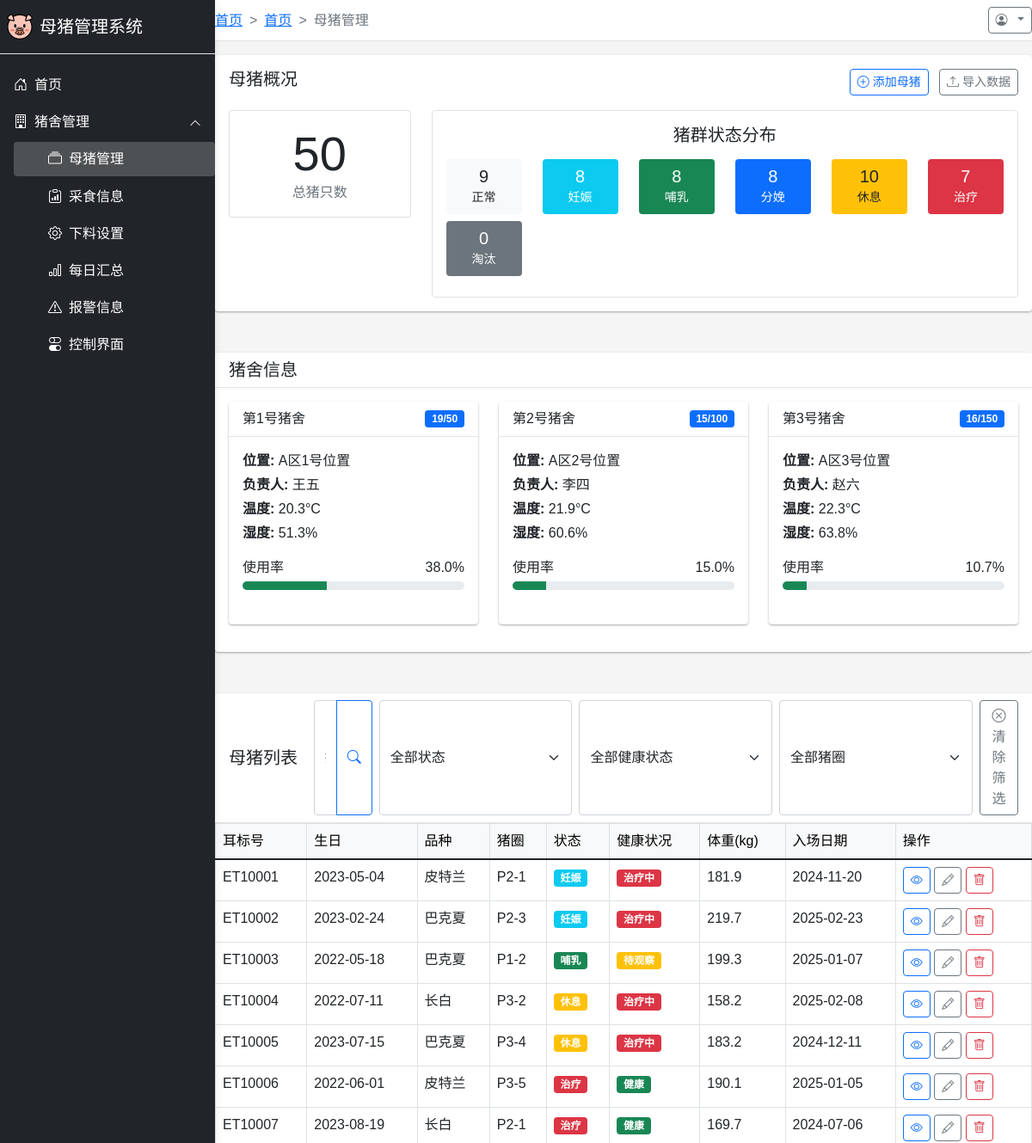
The app's page /pig/management (upper part), older data.
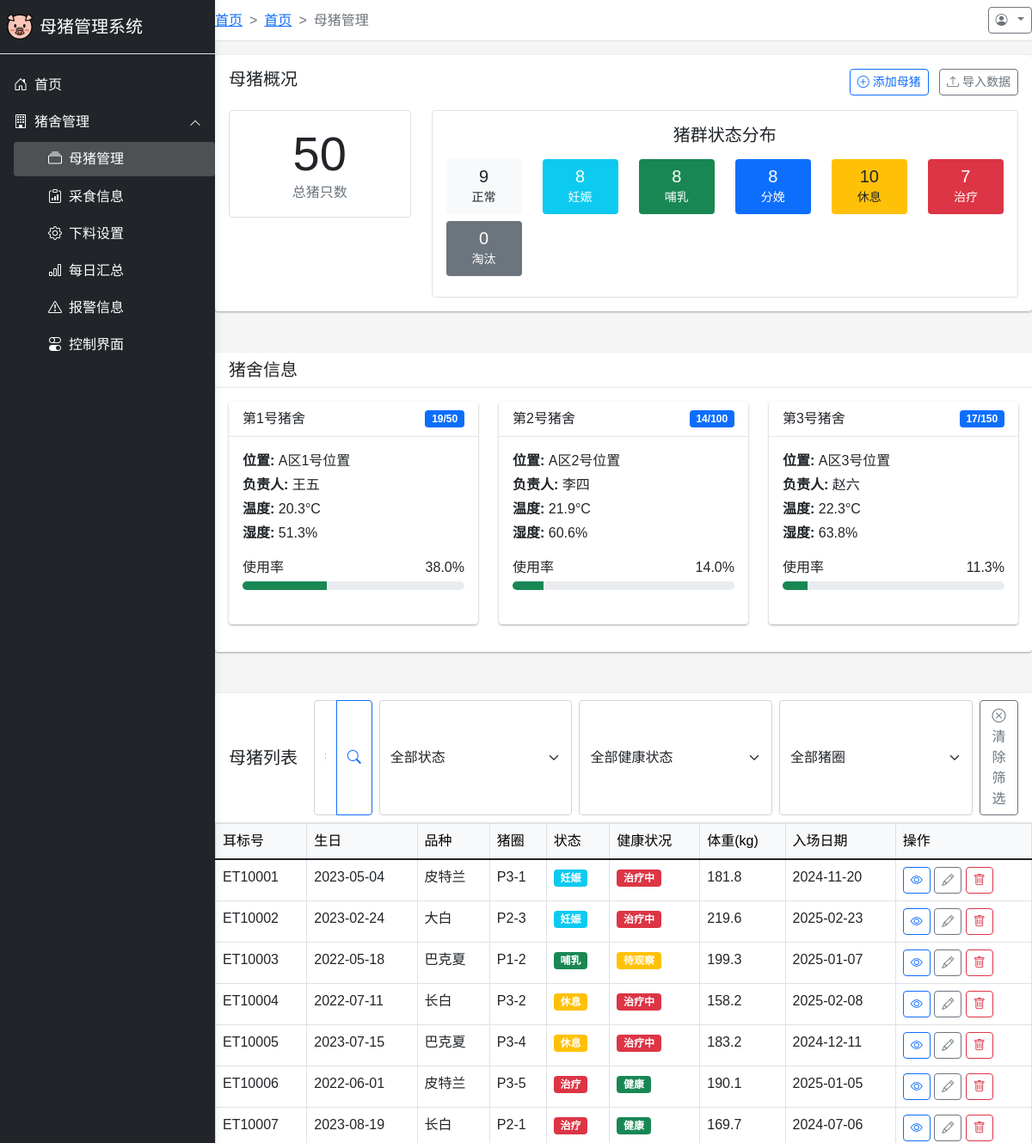
The same page, newer data.
### app/models/database.py (models this page shows)
class PigHouse(Base):
    __tablename__ = "pig_houses"
    id = Column(Integer, primary_key=True, index=True)
    name = Column(String(50), unique=True, index=True)
    location = Column(String(100))
    capacity = Column(Integer)  # 最大容量
    current_count = Column(Integer, default=0)  # 当前数量
    manager = Column(String(50))  # 负责人
    temperature = Column(Float)  # 当前温度
    humidity = Column(Float)  # 当前湿度
    created_at = Column(DateTime, default=datetime.now)
    pens = relationship("PigPen", back_populates="pig_house")

class Pig(Base):
    __tablename__ = "pigs"
    id = Column(Integer, primary_key=True, index=True)
    ear_tag = Column(String(50), unique=True, index=True)  # 耳标号
    birth_date = Column(DateTime)
    breed = Column(String(50))  # 品种
    gender = Column(String(10))  # 性别
    weight = Column(Float)
    status = Column(String(20))
    pen_id = Column(Integer, ForeignKey("pig_pens.id"))
    health_status = Column(String(20), default="健康")
    entry_date = Column(DateTime, default=datetime.now)
    last_update = Column(DateTime, default=datetime.now, onupdate=datetime.now)
    notes = Column(Text, nullable=True)
    pen = relationship("PigPen", back_populates="pigs")
    feeding_records = relationship("FeedingRecord", back_populates="pig")
    health_records = relationship("HealthRecord", back_populates="pig")
    breeding_records = relationship("BreedingRecord", back_populates="pig")

class PigPen(Base):
    __tablename__ = "pig_pens"
    id = Column(Integer, primary_key=True, index=True)
    pen_number = Column(String(20), unique=True, index=True)
    pig_house_id = Column(Integer, ForeignKey("pig_houses.id"))
    capacity = Column(Integer)  # 最大容量
    current_count = Column(Integer, default=0)
    type = Column(String(20))  # 圈舍类型：妊娠舍、分娩舍、保育舍等
    area = Column(Float)  # 面积(平方米)
    created_at = Column(DateTime, default=datetime.now)
    pig_house = relationship("PigHouse", back_populates="pens")
    pigs = relationship("Pig", back_populates="pen")

### app/routes/pig.py (the view)
@router.get("/management", response_class=HTMLResponse)
async def pig_management(
    request: Request,
    keyword: Optional[str] = None,
    status: Optional[str] = None,
    health_status: Optional[str] = None,
    pen_id: Optional[int] = None,
    db: Session = Depends(get_db),
    user = Depends(get_current_user)
):
    pig_houses = db.query(PigHouse).all()
    pig_pens = db.query(PigPen).all()
    query = db.query(Pig)
    if keyword:
        query = query.filter(Pig.ear_tag.like(f'%{keyword}%'))
    if status:
        query = query.filter(Pig.status == status)
    if health_status:
        query = query.filter(Pig.health_status == health_status)
    if pen_id:
        query = query.filter(Pig.pen_id == pen_id)
    pigs = query.all()
    status_counts = {}
    for status in ["正常", "妊娠", "哺乳", "分娩", "休息", "治疗", "淘汰"]:
        status_counts[status] = len([p for p in pigs if p.status == status])
    health_counts = {}
    for status in ["健康", "待观察", "治疗中", "隔离中"]:
        health_counts[status] = len([p for p in pigs if p.health_status == status])
    recent_pigs = sorted(pigs, key=lambda x: x.entry_date, reverse=True)[:5]
    return templates.TemplateResponse("pig/management.html", {
        "request": request,
        "user": user,
        "page_title": "母猪管理",
        "pig_houses": pig_houses,
        "pig_pens": pig_pens,
        "pigs": pigs,
        "status_counts": status_counts,
        "health_counts": health_counts,
        "recent_pigs": recent_pigs,
        "total_count": len(pigs),
        "keyword": keyword,
        "filter_status": status,
        "filter_health_status": health_status,
        "filter_pen_id": pen_id
    })

### app/templates/pig/management.html (shortened to what this page needs)
{% extends "admin_layout.html" %}
{% block breadcrumb %}
<li class="breadcrumb-item"><a href="/home">首页</a></li>
<li class="breadcrumb-item active">母猪管理</li>
{% endblock %}
{% block content %}
<div class="row mb-4">
    <div class="col-md-12">
        <div class="card">
            <div class="card-body">
                <div class="d-flex justify-content-between mb-3">
                    <h5 class="card-title">母猪概况</h5>
                    <div>
                        <button class="btn btn-sm btn-outline-primary me-2" data-bs-toggle="modal" data-bs-target="#addPigModal">
                            <i class="bi bi-plus-circle"></i> 添加母猪
                        </button>
                        <button class="btn btn-sm btn-outline-secondary">
                            <i class="bi bi-upload"></i> 导入数据
                        </button>
                    </div>
                </div>
                <div class="row g-4">
                    <div class="col-md-3 col-sm-6">
                        <div class="border rounded p-3 text-center">
                            <h1 class="display-4 mb-0">{{ total_count }}</h1>
                            <p class="mb-0 text-muted">总猪只数</p>
                        </div>
                    </div>
                    <div class="col-md-9 col-sm-6">
                        <div class="border rounded p-3">
                            <h5 class="mb-3 text-center">猪群状态分布</h5>
                            <div class="row">
                                {% for status, count in status_counts.items() %}
                                <div class="col-md-2 col-4 text-center mb-2">
                                    <div class="p-2 rounded
                                        {% if status == '妊娠' %}bg-info text-white
                                        {% elif status == '哺乳' %}bg-success text-white
                                        {% elif status == '分娩' %}bg-primary text-white
                                        {% elif status == '休息' %}bg-warning
                                        {% elif status == '治疗' %}bg-danger text-white
                                        {% elif status == '淘汰' %}bg-secondary text-white
                                        {% else %}bg-light
                                        {% endif %}">
                                        <h5 class="mb-0">{{ count }}</h5>
                                        <small>{{ status }}</small>
                                    </div>
                                </div>
                                {% endfor %}
                            </div>
                        </div>
                    </div>
                </div>
            </div>
        </div>
    </div>
</div>
<div class="row mb-4">
    <div class="col-md-12">
        <div class="card">
            <div class="card-header">
                <h5 class="mb-0">猪舍信息</h5>
            </div>
            <div class="card-body">
                <div class="row">
                    {% for house in pig_houses %}
                    <div class="col-md-4 mb-3">
                        <div class="card h-100">
                            <div class="card-header d-flex justify-content-between align-items-center">
                                <span>{{ house.name }}</span>
                                <span class="badge bg-primary">{{ house.current_count }}/{{ house.capacity }}</span>
                            </div>
                            <div class="card-body">
                                <p class="mb-1"><strong>位置:</strong> {{ house.location }}</p>
                                <p class="mb-1"><strong>负责人:</strong> {{ house.manager }}</p>
                                <p class="mb-1"><strong>温度:</strong> {{ house.temperature|round(1) }}°C</p>
                                <p class="mb-0"><strong>湿度:</strong> {{ house.humidity|round(1) }}%</p>
                                <div class="mt-3">
                                    <div class="d-flex justify-content-between mb-1">
                                        <span>使用率</span>
                                        <span>{{ (house.current_count / house.capacity * 100)|round(1) if house.capacity > 0 else 0 }}%</span>
                                    </div>
                                    <div class="progress" style="height: 10px;">
                                        <div class="progress-bar
                                            {% if house.current_count / house.capacity < 0.5 %}bg-success
                                            {% elif house.current_count / house.capacity < 0.8 %}bg-info
                                            {% elif house.current_count / house.capacity < 1 %}bg-warning
                                            {% else %}bg-danger{% endif %}"
                                            role="progressbar"
                                            style="width: {{ (house.current_count / house.capacity * 100)|round(1) if house.capacity > 0 else 0 }}%">
                                        </div>
                                    </div>
                                </div>
                            </div>
                        </div>
                    </div>
                    {% endfor %}
                </div>
            </div>
        </div>
    </div>
</div>
<div class="row">
    <div class="col-md-12">
        <div class="card">
            <div class="card-header d-flex justify-content-between align-items-center">
                <h5 class="mb-0">母猪列表</h5>
                <div class="d-flex">
                    <form method="GET" action="/pig/management" class="d-flex">
                        <div class="input-group me-2" style="width: 300px;">
                            <input type="text" class="form-control" name="keyword" placeholder="搜索耳标号" value="{{ keyword or '' }}">
                            <button class="btn btn-outline-primary" type="submit">
                                <i class="bi bi-search"></i>
                            </button>
                        </div>
                        <select class="form-select me-2" name="status" onchange="this.form.submit()">
                            <option value="">全部状态</option>
                        </select>
                        <select class="form-select me-2" name="health_status" onchange="this.form.submit()">
                            <option value="">全部健康状态</option>
                        </select>
                        <select class="form-select" name="pen_id" onchange="this.form.submit()">
                            <option value="">全部猪圈</option>
                        </select>
                        {% if keyword or filter_status or filter_health_status or filter_pen_id %}
                        <a href="/pig/management" class="btn btn-outline-secondary ms-2">
                            <i class="bi bi-x-circle"></i> 清除筛选
                        </a>
                        {% endif %}
                    </form>
                </div>
            </div>
            <div class="card-body p-0">
                <div class="table-responsive">
                    <table class="table table-hover table-bordered mb-0">
                        <thead class="table-light">
                            <tr>
                                <th>耳标号</th>
                                <th>生日</th>
                                <th>品种</th>
                                <th>猪圈</th>
                                <th>状态</th>
                                <th>健康状况</th>
                                <th>体重(kg)</th>
                                <th>入场日期</th>
                                <th>操作</th>
                            </tr>
                        </thead>
                        <tbody>
                            {% for pig in pigs %}
                            <tr>
                                <td>{{ pig.ear_tag }}</td>
                                <td>{{ pig.birth_date.strftime('%Y-%m-%d') }}</td>
                                <td>{{ pig.breed }}</td>
                                <td>
                                    {% if pig.pen %}
                                    {{ pig.pen.pen_number }}
                                    {% else %}
                                    -
                                    {% endif %}
                                </td>
                                <td>
                                    <span class="badge
                                        {% if pig.status == '妊娠' %}bg-info
                                        {% elif pig.status == '哺乳' %}bg-success
                                        {% elif pig.status == '分娩' %}bg-primary
                                        {% elif pig.status == '休息' %}bg-warning
                                        {% elif pig.status == '治疗' %}bg-danger
                                        {% elif pig.status == '淘汰' %}bg-secondary
                                        {% else %}bg-light text-dark
                                        {% endif %}">
                                        {{ pig.status }}
                                    </span>
                                </td>
                                <td>
                                    <span class="badge
                                        {% if pig.health_status == '健康' %}bg-success
                                        {% elif pig.health_status == '待观察' %}bg-warning
                                        {% elif pig.health_status == '治疗中' %}bg-danger
                                        {% elif pig.health_status == '隔离中' %}bg-dark
                                        {% else %}bg-light text-dark
                                        {% endif %}">
                                        {{ pig.health_status }}
                                    </span>
                                </td>
                                <td>{{ pig.weight|round(1) }}</td>
                                <td>{{ pig.entry_date.strftime('%Y-%m-%d') }}</td>
                                <td>
                                    <button class="btn btn-sm btn-outline-primary" onclick="viewPigDetails('{{ pig.id }}')">
                                        <i class="bi bi-eye"></i>
                                    </button>
                                    <button class="btn btn-sm btn-outline-secondary" onclick="editPig('{{ pig.id }}')">
                                        <i class="bi bi-pencil"></i>
                                    </button>
                                    <button class="btn btn-sm btn-outline-danger" onclick="deletePig('{{ pig.id }}')">
                                        <i class="bi bi-trash"></i>
                                    </button>
                                </td>
                            </tr>
                            {% endfor %}
                        </tbody>
                    </table>
                </div>
            </div>
        </div>
    </div>
</div>
{% endblock %}

Row changes from the older to the newer data that the page shows:
changed PigHouse "第2号猪舍": current_count "15" → "14"; capacity+current_count "15.0" → "14.0"
changed PigHouse "第3号猪舍": current_count "16" → "17"; capacity+current_count "10.7" → "11.3"
changed Pig "ET10001": pen.pen_number "P2-1" → "P3-1"; weight "181.9" → "181.8"
changed Pig "ET10002": breed "巴克夏" → "大白"; weight "219.7" → "219.6"
